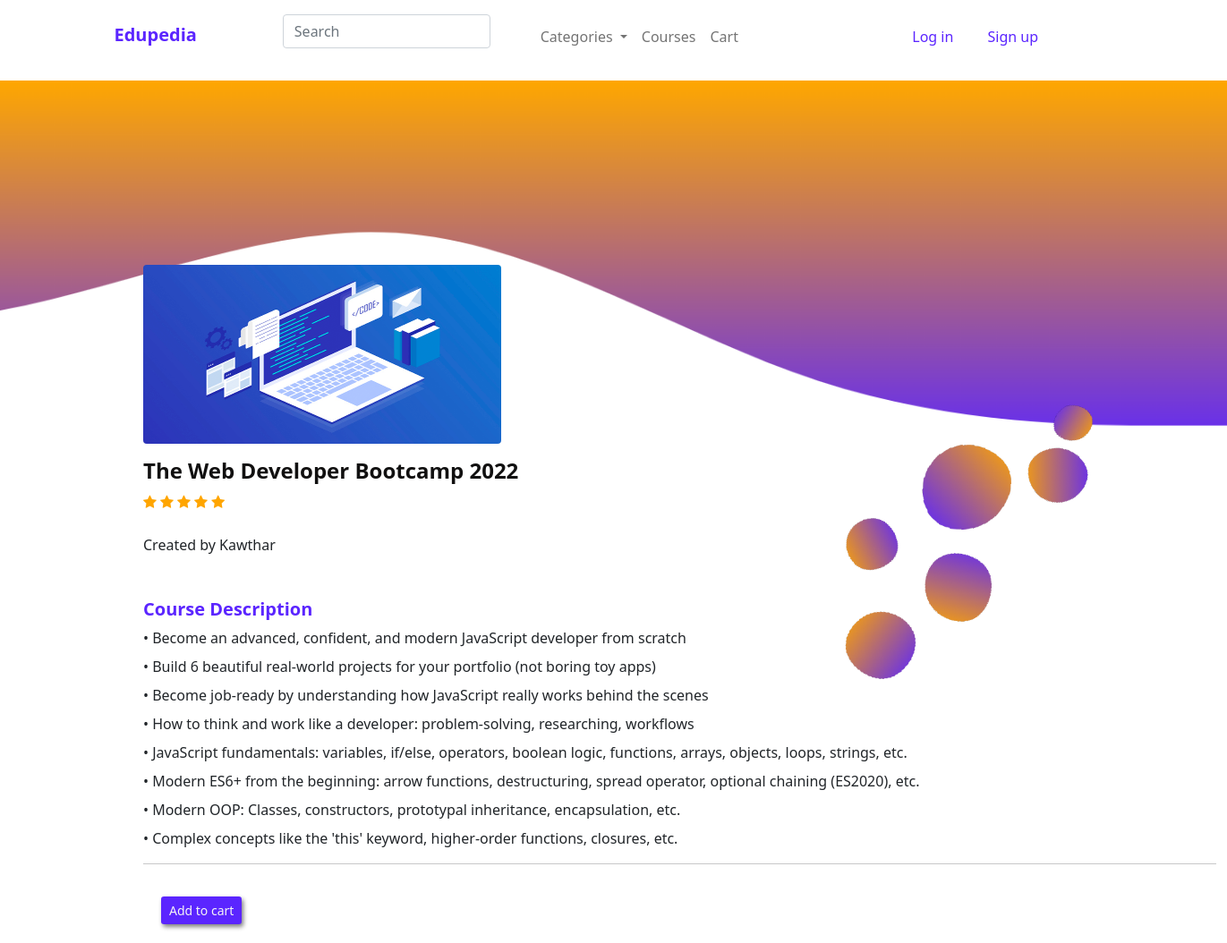
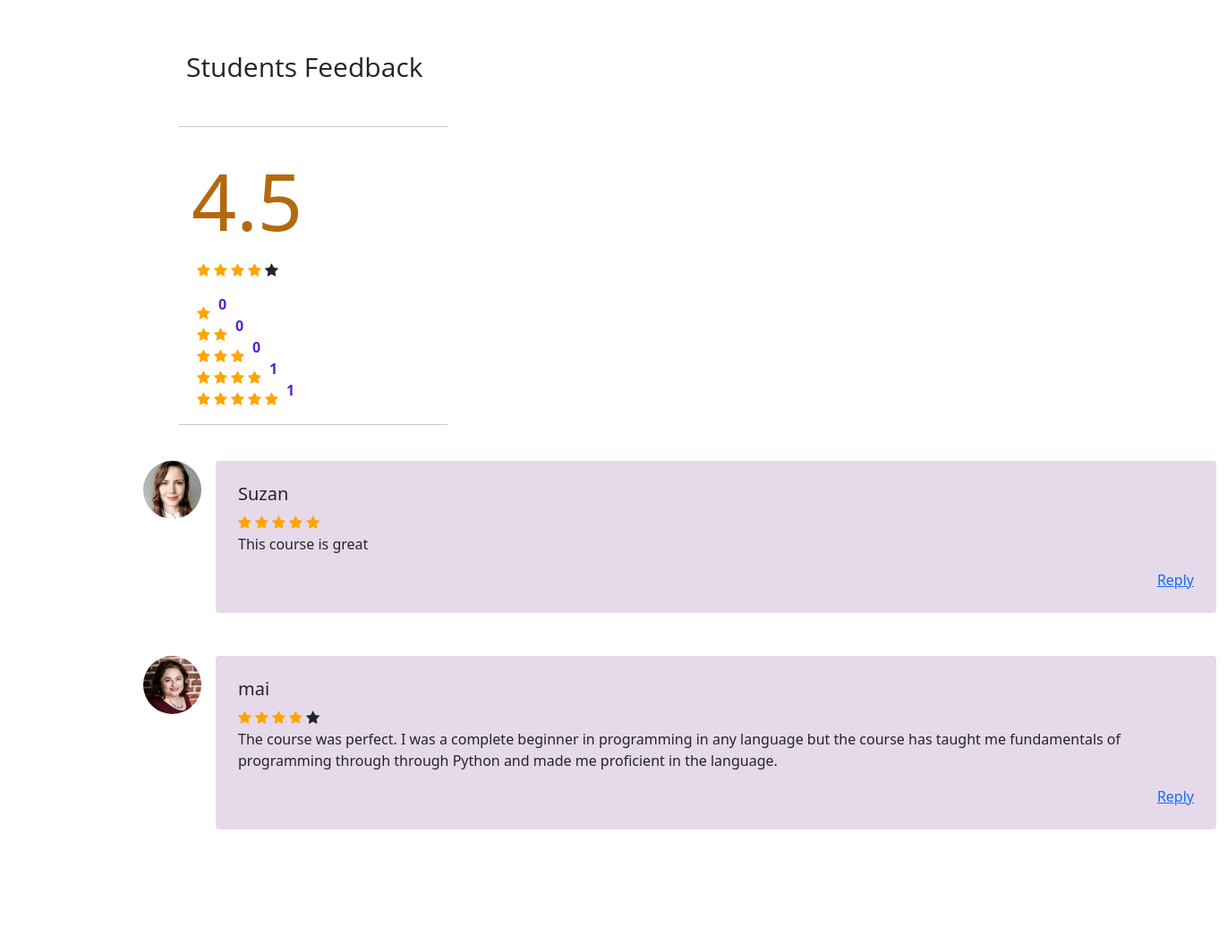
Page /server/courses.php?id=1 on the committed database (2 pictures, top to bottom).
### tables this page shows
CREATE TABLE `course` (
  `id` int(11) NOT NULL,
  `name` varchar(255) NOT NULL,
  `image` varchar(255) NOT NULL,
  `content` varchar(255) NOT NULL,
  `description` varchar(255) NOT NULL,
  `level` varchar(255) NOT NULL,
  `price` int(11) NOT NULL,
  `rating` int(11) NOT NULL,
  `status` int(11) NOT NULL,
  `category` int(11) NOT NULL,
  `tutor_id` int(11) NOT NULL,
  `admin_id` int(11) DEFAULT NULL
);

CREATE TABLE `user` (
  `id` int(11) NOT NULL,
  `type` int(11) NOT NULL,
  `fname` varchar(50) NOT NULL,
  `email` varchar(62) NOT NULL,
  `password` varchar(255) NOT NULL,
  `security_ans` varchar(255) NOT NULL,
  `picture` varchar(255) DEFAULT NULL,
  `tutor_status` int(11) DEFAULT NULL,
  `admin_rank` int(11) DEFAULT NULL,
  `tutor_cv` varchar(255) DEFAULT NULL,
  `status` text DEFAULT NULL
);

CREATE TABLE `feedback` (
  `id` int(11) NOT NULL,
  `learner_id` int(11) NOT NULL,
  `course_id` int(11) NOT NULL,
  `comment` varchar(255) NOT NULL,
  `rating` int(11) NOT NULL
);

### server/functions.php (called while the page is built, shortened)
<?php
function searchUser($id)
{
    include 'database.php';
    $sql2 = "SELECT * FROM user WHERE id='" . $id . "'";
    $result = $conn->query($sql2);
    $row = $result->fetch_assoc();
    return $row;
}
function getRating($id)
{
    include 'database.php';
    $sql = "SELECT AVG(rating) as avg FROM feedback WHERE course_id='" . $id . "'";
    $result = $conn->query($sql);
    $row = $result->fetch_assoc();
    return round($row['avg'], 1);
}
function rateCount($id)
{
    include 'database.php';
    $ratings = array();
    for ($i = 1; $i <= 5; $i++) {
        $sql = "SELECT count(rating) as count FROM feedback WHERE course_id='" . $id . "' and rating='" . $i . "'";
        $result = $conn->query($sql);
        $row = $result->fetch_assoc();
        array_push($ratings, $row['count']);
    }
    return $ratings;
}
?>

### server/courses.php (the view, shortened to what this page needs)
<html>
<head>
  <link rel="stylesheet" type="text/css" href="styles/styles.css">
  <link href="https://cdn.jsdelivr.net/npm/bootstrap@5.0.2/dist/css/bootstrap.min.css" rel="stylesheet">
  <link rel="stylesheet" href="https://cdnjs.cloudflare.com/ajax/libs/font-awesome/4.7.0/css/font-awesome.min.css">
</head>
<body class="d-flex flex-column min-vh-100" id="learnerbody">
  <?php
  include 'nav.php';
  include_once 'database.php';
  include_once 'functions.php';
  if ($_GET['id'] == "") {
  ?>
    <h4 style="text-align: center;">No course to show</h4>
  <?php
  } else {
    $sql = "SELECT * FROM course where id='" . $_GET['id'] . "'";
    $result = $conn->query($sql);
    $row = $result->fetch_assoc();
  ?>
    <div class="container-fluid mt-5" id="con">
      <img src="<?php echo $row['image'] ?>" class="img-fluid rounded" style="width: 400px; height: 200px" />
      <div class="mt-3 mb-4">
        <h4 class="mb-2" id="cName"><?php echo $row['name'] ?></h4>
        <?php
        $rating = $row['rating'];
        for ($i = 0; $i < (int)$rating; $i++) {
        ?>
          <span class='fa fa-star checked'></span>
        <?php
        }
        ?>
      </div>
      <?php
      $sql0 = "SELECT fname FROM user where id='" . $row['tutor_id'] . "'";
      $result0 = $conn->query($sql0);
      $row0 = $result0->fetch_assoc();
      ?>
      <p class="mb-2">Created by <?php echo $row0['fname'] ?> </p>
      <div class="d-flex justify-content-center text-start mt-5 mb-2">
        <div>
          <?php
          $path = $row['description'];
          ?>
          <p class="mb-2 h5" id="cDesc">Course Description</p>
          <?php
          $file = fopen($path, "r");
          while (!feof($file)) {
            $line = fgets($file);
          ?>
            <p class="mb-2"><?php echo $line ?></p>
          <?php
          }
          ?>
          <hr>
          <?php
          if ($_SESSION['user'] == '2' || $_SESSION['user'] == "") {
            $sql1 = "SELECT * FROM enroll WHERE learner_id='" . $_SESSION['id'] . "' and course_id='" . $row['id'] . "'";
            $result1 = $conn->query($sql1);
            if ($result1->num_rows > 0) {
              $content = $row['content'];
          ?>
              <p class="mb-2 h5" id="cDesc">Course content</p>
              <?php
              $file1 = fopen($content, "r");
              while (!feof($file1)) {
                $line1 = fgets($file1);
              ?>
                <p class="mb-2"><?php echo $line1 ?></p>
              <?php
              }
              echo "<hr>";
              ?>
              <button class="btn btn-sm" id="editcbtn" onclick="location.href='survey.php?id=<?php echo $row['id'] ?>'">Get certificate</button>
            <?php
            } else {
            ?>
              <button class="btn btn-sm" id="editcbtn" onclick="location.href='cart.php?id=<?php echo $row['id'] ?>'">Add to cart</button>
            <?php
            }
          } else if ($_SESSION['user'] == '1' || $_SESSION['user'] == '4') {
            $content = $row['content'];
            ?>
            <p class="mb-2 h5" id="cDesc">Course content</p>
            <?php
            $file1 = fopen($content, "r");
            while (!feof($file1)) {
              $line1 = fgets($file1);
            ?>
              <p class="mb-2"><?php echo $line1 ?></p>
            <?php
            }
            ?>
            <button class="btn btn-sm" id="editcbtn" onclick="location.href='editCourse.php?id=<?php echo $row['id'] ?>'">edit course</button>
            <button class="btn btn-sm" id="editcbtn" onclick="location.href='deleteCourse.php?id=<?php echo $row['id'] ?>'">delete course</button>
            <?php
            if ($row['status'] == 0 && $_SESSION['id'] == 1) {
            ?>
              <button class="btn btn-sm" id="editcbtn" onclick="location.href='approveCourse.php?id=<?php echo $row['id'] ?>'">approve course</button>
          <?php
            }
          }
          ?>
          <h2 class="my-5 ms-5" style="font-family: Open Sans, sans-serif; font-size:30px;">Students Feedback</h2>
          <hr style="position:relative;left:40px;width:300px">
          <?php
          $rate = getRating($row['id']);
          echo "<div style='display:inline'><p style='font-size: 5.5rem;position:relative;left:4.5%;color:#b4690e;margin-bottom: 0px;padding: 0; '>" . $rate . "</p>";
          for ($i = 0; $i < (int)$rate; $i++) {
          ?>
            <span class='fa fa-star checked' style='position:relative;left:5%;'></span>
          <?php
          }
          $uncheck = 5 - $rate;
          for ($j = 0; $j < $uncheck; $j++) {
          ?>
            <span class='fa fa-star' style='position:relative;left:5%;'></span>
          <?php
          }
          echo "</div>";
          ?>
          <br>
          <?php
          echo "<div style='display:inline'>";
          $ratings = rateCount($row['id']);
          for ($i = 0; $i <= 5; $i++) {
            for ($j = 0; $j < $i; $j++) {
          ?>
              <span class='fa fa-star checked' style='position:relative;left:5%;'></span>
          <?php
            }
            echo "<b style='color:#5624d0;position:relative;left:7%;top:1%;text-align:center'>" . $ratings[$i] . "</b>";
            echo "<br>";
          }
          echo "</div>";
          ?>
          <hr style="position:relative;left:40px;width:300px">
          <?php
          $sql2 = "SELECT * FROM feedback WHERE course_id='" . $row['id'] . "'";
          $result3 = $conn->query($sql2);
          if ($result3->num_rows > 0) {
            while ($reviews = $result3->fetch_assoc()) {
              $user = searchUser($reviews['learner_id']);
              $rating2 = $reviews['rating'];
              echo "<br>";
          ?>
              <div class="d-flex flex-start mb-4">
                <img class="rounded-circle shadow-1-strong me-3" src="<?php echo $user['picture']; ?>" alt="avatar" width="65" height="65" />
                <div class="card w-100">
                  <div class="card-body p-4" style="background-color:#E6DAEA">
                    <div class="">
                      <h5> <?php echo $user['fname']; ?></h5>
                      <?php
                      for ($i = 0; $i < (int)$rating2; $i++) {
                      ?>
                        <span class=' fa fa-star checked'></span>
                      <?php
                      }
                      $unchecked2 = 5 - $rating2;
                      for ($j = 0; $j < $unchecked2; $j++) {
                      ?>
                        <span class='fa fa-star'></span>
                      <?php
                      }
                      ?>
                      <p>
                        <?php
                        echo $reviews['comment'];
                        ?>
                      </p>
                      <div class="d-flex justify-content-between align-items-center">
                        <a href="#!" class="link-muted"><i class="bi bi-reply"></i></i> Reply</a>
                      </div>
                    </div>
                  </div>
                </div>
              </div>
          <?php
            }
          } else {
            echo "<h5 style='position:absolute;left:29%'>No reviews yet &#129488;</h5>";
          }
          ?>
          <br>
          <br>
          <br>
          <br>
        </div>
      </div>
    <?php
  }
    ?>
</body>
</html>

### server/styles/styles.css (style rules this page uses)
:root { --primary: #5B25FF; --dark: rgb(17, 16, 16); --body: #363EE0; --dark2: #1c1d1f; --box-shadow: 2px 3px 5px grey; --active:#FFA700; --font:"Open Sans", sans-serif; }
.card { width:270px; }
body { font-family: 'Lato', sans-serif; }
body { font-family: Arial, sans-serif; }
#editcbtn { color:whitesmoke; background-color: var(--primary); box-shadow: var(--box-shadow); margin-left: 20px; margin-bottom: 30px; margin-top: 20px; }

### server/courses.php (style rules this page uses)
:root { --primary: #5B25FF; --dark: rgb(17, 16, 16); --body: #363EE0; --dark2: #1c1d1f; --box-shadow: 2px 3px 5px grey; --active: #FFA700; --font: "Open Sans", sans-serif; }
#learnerbody { background-image: url(images/wave.png); background-repeat: no-repeat; background-position-y: 90px; background-size: contain; }
.checked { color: orange; }
#cName { font-family: var(--font); color: var(--dark); font-weight: bold; }
#cDesc { font-family: var(--font); color: var(--primary); font-weight: bold; font-size: 20px; }
#con { background-image: url(images/Background5.png); background-repeat: no-repeat; background-position-x: 900px; background-position-y: 300px; background-size: 350px; padding-top: 170px; padding-left: 160px; }

### rows in the picture
course: image (picture), name "The Web Developer Bootcamp 2022", rating 5 (drawn)
user: fname "Kawthar"
feedback: learner.picture (picture), learner.fname "Suzan", rating 5 (drawn), comment "This course is great"
feedback: learner.picture (picture), learner.fname "mai", rating 4 (drawn), comment "The course was perfect. I was a complete beginner in programming in any language but the course has taught me fundamentals of programming through through Python and made me proficient in the language."

### other values in the picture
$line "• Become an advanced, confident, and modern JavaScript developer from scratch"
$line "• Build 6 beautiful real-world projects for your portfolio (not boring toy apps)"
$line "• Become job-ready by understanding how JavaScript really works behind the scenes"
$line "• How to think and work like a developer: problem-solving, researching, workflows"
$line "• JavaScript fundamentals: variables, if/else, operators, boolean logic, functions, arrays, objects, loops, strings, etc."
$line "• Modern ES6+ from the beginning: arrow functions, destructuring, spread operator, optional chaining (ES2020), etc."
$line "• Modern OOP: Classes, constructors, prototypal inheritance, encapsulation, etc."
$line "• Complex concepts like the 'this' keyword, higher-order functions, closures, etc."
$rate "4.5"
$ratings[$i] "0"
$ratings[$i] "1"
